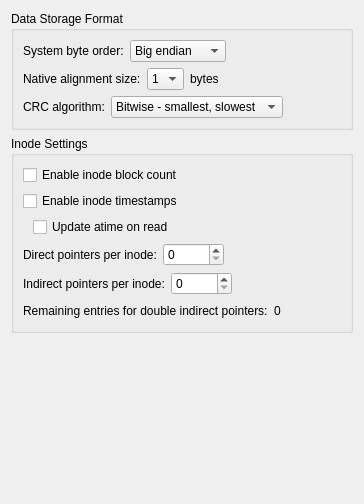
          <widget class="QWidget" name="scrollAreaWidgetContents_3">
           <property name="geometry">
            <rect>
             <x>0</x>
             <y>0</y>
             <width>364</width>
             <height>504</height>
            </rect>
           </property>
           <layout class="QVBoxLayout" name="verticalLayout_19">
            <item>
             <widget class="QGroupBox" name="gbDataFormat">
              <property name="title">
               <string>Data Storage Format</string>
              </property>
              <layout class="QVBoxLayout" name="verticalLayout_21">
               <item>
                <layout class="QHBoxLayout" name="hlayByteOrder">
                 <item>
                  <widget class="QLabel" name="label_23">
                   <property name="text">
                    <string>System byte order:</string>
                   </property>
                  </widget>
                 </item>
                 <item>
                  <widget class="QComboBox" name="cmbByteOrder">
                   <property name="minimumSize">
                    <size>
                     <width>90</width>
                     <height>0</height>
                    </size>
                   </property>
                   <item>
                    <property name="text">
                     <string>Big endian</string>
                    </property>
                   </item>
                   <item>
                    <property name="text">
                     <string>Little endian</string>
                    </property>
                   </item>
                  </widget>
                 </item>
                 <item>
                  <spacer name="horizontalSpacer_15">
                   <property name="orientation">
                    <enum>Qt::Horizontal</enum>
                   </property>
                   <property name="sizeHint" stdset="0">
                    <size>
                     <width>40</width>
                     <height>20</height>
                    </size>
                   </property>
                  </spacer>
                 </item>
                 <item>
                  <widget class="WarningBtn" name="wbtnByteOrder" native="true">
                   <property name="sizePolicy">
                    <sizepolicy hsizetype="Fixed" vsizetype="Ignored">
                     <horstretch>0</horstretch>
                     <verstretch>0</verstretch>
                    </sizepolicy>
                   </property>
                   <property name="minimumSize">
                    <size>
                     <width>0</width>
                     <height>0</height>
                    </size>
                   </property>
                   <property name="maximumSize">
                    <size>
                     <width>18</width>
                     <height>16777215</height>
                    </size>
                   </property>
                  </widget>
                 </item>
                </layout>
               </item>
               <item>
                <layout class="QHBoxLayout" name="hlayAlignmentSize">
                 <item>
                  <widget class="QLabel" name="label_25">
                   <property name="text">
                    <string>Native alignment size:</string>
                   </property>
                  </widget>
                 </item>
                 <item>
                  <widget class="QComboBox" name="cmbAlignmentSize">
                   <property name="minimumSize">
                    <size>
                     <width>0</width>
                     <height>0</height>
                    </size>
                   </property>
                   <item>
                    <property name="text">
                     <string>1</string>
                    </property>
                   </item>
                   <item>
                    <property name="text">
                     <string>2</string>
                    </property>
                   </item>
                   <item>
                    <property name="text">
                     <string>4</string>
                    </property>
                   </item>
                   <item>
                    <property name="text">
                     <string>8</string>
                    </property>
                   </item>
                  </widget>
                 </item>
                 <item>
                  <widget class="QLabel" name="label_26">
                   <property name="text">
                    <string>bytes</string>
                   </property>
                  </widget>
                 </item>
                 <item>
                  <spacer name="horizontalSpacer_16">
                   <property name="orientation">
                    <enum>Qt::Horizontal</enum>
                   </property>
                   <property name="sizeHint" stdset="0">
                    <size>
                     <width>40</width>
                     <height>20</height>
                    </size>
                   </property>
                  </spacer>
                 </item>
                 <item>
                  <widget class="WarningBtn" name="wbtnAlignmentSize" native="true">
                   <property name="sizePolicy">
                    <sizepolicy hsizetype="Fixed" vsizetype="Ignored">
                     <horstretch>0</horstretch>
                     <verstretch>0</verstretch>
                    </sizepolicy>
                   </property>
                   <property name="minimumSize">
                    <size>
                     <width>0</width>
                     <height>0</height>
                    </size>
                   </property>
                   <property name="maximumSize">
                    <size>
                     <width>18</width>
                     <height>16777215</height>
                    </size>
                   </property>
                  </widget>
                 </item>
                </layout>
               </item>
               <item>
                <layout class="QHBoxLayout" name="hlayCrc">
                 <item>
                  <widget class="QLabel" name="label_31">
                   <property name="text">
                    <string>CRC algorithm:</string>
                   </property>
                  </widget>
                 </item>
                 <item>
                  <widget class="QComboBox" name="cmbCrc">
                   <item>
                    <property name="text">
                     <string>Bitwise - smallest, slowest</string>
                    </property>
                   </item>
                   <item>
                    <property name="text">
                     <string>Sarwate - midsized, fast</string>
                    </property>
                   </item>
                   <item>
                    <property name="text">
                     <string>Slice by 8 - largest, fastest</string>
                    </property>
                   </item>
                  </widget>
                 </item>
                 <item>
                  <spacer name="horizontalSpacer_19">
                   <property name="orientation">
                    <enum>Qt::Horizontal</enum>
                   </property>
                   <property name="sizeHint" stdset="0">
                    <size>
                     <width>40</width>
                     <height>20</height>
                    </size>
                   </property>
                  </spacer>
                 </item>
                 <item>
                  <widget class="WarningBtn" name="wbtnCrc" native="true">
                   <property name="sizePolicy">
                    <sizepolicy hsizetype="Fixed" vsizetype="Ignored">
                     <horstretch>0</horstretch>
                     <verstretch>0</verstretch>
                    </sizepolicy>
                   </property>
                   <property name="minimumSize">
                    <size>
                     <width>0</width>
                     <height>0</height>
                    </size>
                   </property>
                   <property name="maximumSize">
                    <size>
                     <width>18</width>
                     <height>16777215</height>
                    </size>
                   </property>
                  </widget>
                 </item>
                </layout>
               </item>
              </layout>
             </widget>
            </item>
            <item>
             <widget class="QGroupBox" name="gbInodeSetting">
              <property name="title">
               <string>Inode Settings</string>
              </property>
              <layout class="QVBoxLayout" name="verticalLayout_23">
               <item>
                <widget class="QCheckBox" name="cbInodeBlockCount">
                 <property name="text">
                  <string>Enable inode block count</string>
                 </property>
                </widget>
               </item>
               <item>
                <layout class="QHBoxLayout" name="hlayInodeTimestamps">
                 <item>
                  <widget class="QCheckBox" name="cbInodeTimestamps">
                   <property name="text">
                    <string>Enable inode timestamps</string>
                   </property>
                  </widget>
                 </item>
                 <item>
                  <spacer name="horizontalSpacer_26">
                   <property name="orientation">
                    <enum>Qt::Horizontal</enum>
                   </property>
                   <property name="sizeHint" stdset="0">
                    <size>
                     <width>40</width>
                     <height>20</height>
                    </size>
                   </property>
                  </spacer>
                 </item>
                 <item>
                  <widget class="WarningBtn" name="wbtnInodeTimestamps" native="true">
                   <property name="sizePolicy">
                    <sizepolicy hsizetype="Fixed" vsizetype="Ignored">
                     <horstretch>0</horstretch>
                     <verstretch>0</verstretch>
                    </sizepolicy>
                   </property>
                   <property name="minimumSize">
                    <size>
                     <width>0</width>
                     <height>0</height>
                    </size>
                   </property>
                   <property name="maximumSize">
                    <size>
                     <width>18</width>
                     <height>16777215</height>
                    </size>
                   </property>
                  </widget>
                 </item>
                </layout>
               </item>
               <item>
                <layout class="QHBoxLayout" name="hlayUpdateAtime">
                 <item>
                  <spacer name="horizontalSpacer_23">
                   <property name="orientation">
                    <enum>Qt::Horizontal</enum>
                   </property>
                   <property name="sizeType">
                    <enum>QSizePolicy::Fixed</enum>
                   </property>
                   <property name="sizeHint" stdset="0">
                    <size>
                     <width>10</width>
                     <height>20</height>
                    </size>
                   </property>
                  </spacer>
                 </item>
                 <item>
                  <widget class="QCheckBox" name="cbUpdateAtime">
                   <property name="text">
                    <string>Update atime on read</string>
                   </property>
                  </widget>
                 </item>
                 <item>
                  <spacer name="horizontalSpacer_20">
                   <property name="orientation">
                    <enum>Qt::Horizontal</enum>
                   </property>
                   <property name="sizeHint" stdset="0">
                    <size>
                     <width>40</width>
                     <height>20</height>
                    </size>
                   </property>
                  </spacer>
                 </item>
                </layout>
               </item>
               <item>
                <layout class="QHBoxLayout" name="hlayDirectPointers">
                 <item>
                  <widget class="QLabel" name="label_33">
                   <property name="text">
                    <string>Direct pointers per inode:</string>
                   </property>
                  </widget>
                 </item>
                 <item>
                  <widget class="QSpinBox" name="sbDirectPointers">
                   <property name="maximum">
                    <number>65536</number>
                   </property>
                  </widget>
                 </item>
                 <item>
                  <spacer name="horizontalSpacer_21">
                   <property name="orientation">
                    <enum>Qt::Horizontal</enum>
                   </property>
                   <property name="sizeHint" stdset="0">
                    <size>
                     <width>40</width>
                     <height>20</height>
                    </size>
                   </property>
                  </spacer>
                 </item>
                 <item>
                  <widget class="WarningBtn" name="wbtnDirectPointers" native="true">
                   <property name="sizePolicy">
                    <sizepolicy hsizetype="Fixed" vsizetype="Ignored">
                     <horstretch>0</horstretch>
                     <verstretch>0</verstretch>
                    </sizepolicy>
                   </property>
                   <property name="minimumSize">
                    <size>
                     <width>0</width>
                     <height>0</height>
                    </size>
                   </property>
                   <property name="maximumSize">
                    <size>
                     <width>18</width>
                     <height>16777215</height>
                    </size>
                   </property>
                  </widget>
                 </item>
                </layout>
               </item>
               <item>
                <layout class="QHBoxLayout" name="hlayIndirectPointers">
                 <item>
                  <widget class="QLabel" name="label_34">
                   <property name="text">
                    <string>Indirect pointers per inode:</string>
                   </property>
                  </widget>
                 </item>
                 <item>
                  <widget class="QSpinBox" name="sbIndirectPointers">
                   <property name="maximum">
                    <number>65536</number>
                   </property>
                  </widget>
                 </item>
                 <item>
                  <spacer name="horizontalSpacer_24">
                   <property name="orientation">
                    <enum>Qt::Horizontal</enum>
                   </property>
                   <property name="sizeHint" stdset="0">
                    <size>
                     <width>40</width>
                     <height>20</height>
                    </size>
                   </property>
                  </spacer>
                 </item>
                 <item>
                  <widget class="WarningBtn" name="wbtnIndirectPointers" native="true">
                   <property name="sizePolicy">
                    <sizepolicy hsizetype="Fixed" vsizetype="Ignored">
                     <horstretch>0</horstretch>
                     <verstretch>0</verstretch>
                    </sizepolicy>
                   </property>
                   <property name="minimumSize">
                    <size>
                     <width>0</width>
                     <height>0</height>
                    </size>
                   </property>
                   <property name="maximumSize">
                    <size>
                     <width>18</width>
                     <height>16777215</height>
                    </size>
                   </property>
                  </widget>
                 </item>
                </layout>
               </item>
               <item>
                <layout class="QHBoxLayout" name="hlayDindirPointers">
                 <item>
                  <widget class="QLabel" name="label_50">
                   <property name="text">
                    <string>Remaining entries for double indirect pointers:</string>
                   </property>
                  </widget>
                 </item>
                 <item>
                  <widget class="QLabel" name="labelDindirPointers">
                   <property name="text">
                    <string>0</string>
                   </property>
                  </widget>
                 </item>
                 <item>
                  <spacer name="horizontalSpacer_25">
                   <property name="orientation">
                    <enum>Qt::Horizontal</enum>
                   </property>
                   <property name="sizeHint" stdset="0">
                    <size>
                     <width>40</width>
                     <height>20</height>
                    </size>
                   </property>
                  </spacer>
                 </item>
                </layout>
               </item>
              </layout>
             </widget>
            </item>
            <item>
             <spacer name="verticalSpacer_3">
              <property name="orientation">
               <enum>Qt::Vertical</enum>
              </property>
              <property name="sizeHint" stdset="0">
               <size>
                <width>20</width>
                <height>40</height>
               </size>
              </property>
             </spacer>
            </item>
           </layout>
          </widget>
